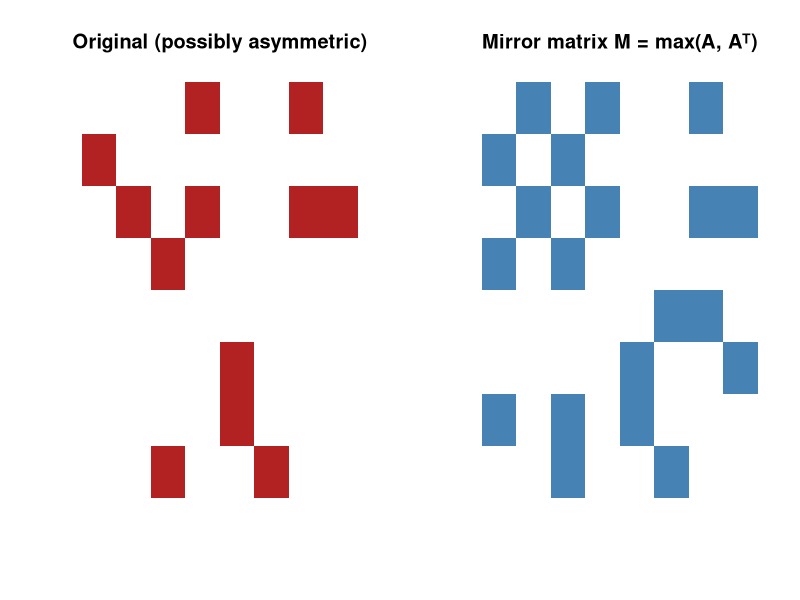
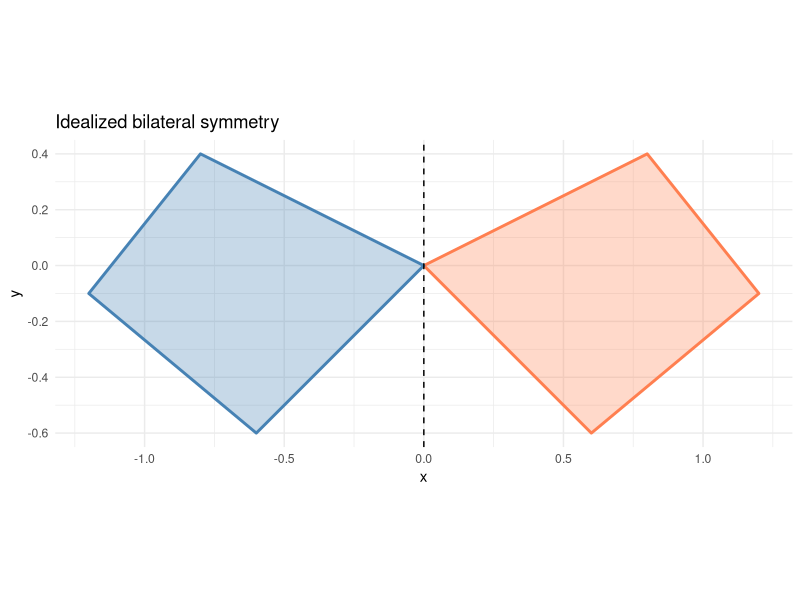
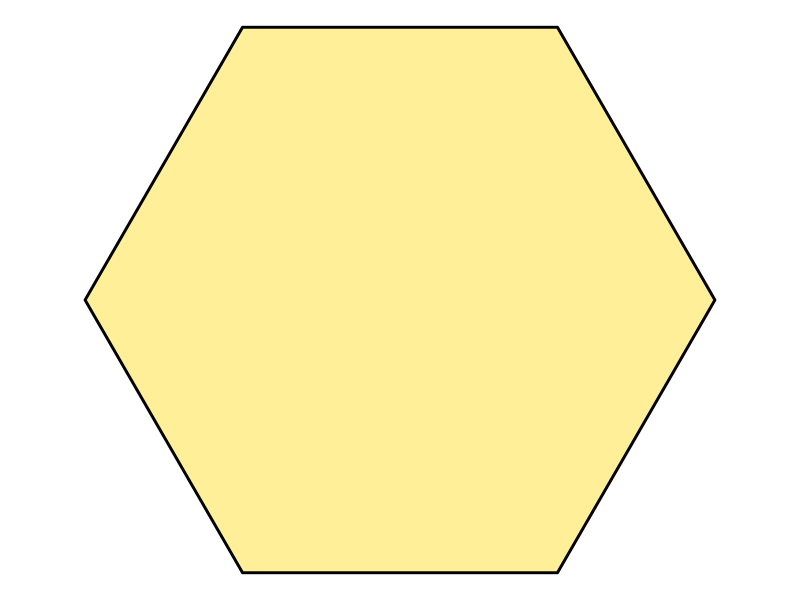

Source code (R) for these figures, in order:
## ---- chunk 1
#| label: setup
#| include: false
library(ggplot2)
library(igraph)
set.seed(1)
## ---- chunk 2
#| fig-height: 4.5
#| fig-width: 7
#| fig-cap: "An arbitrary directed graph symmetrized into a mirror matrix"

g_dir <- sample_gnm(8, 12, directed = TRUE)
A_dir <- as_adjacency_matrix(g_dir, sparse = FALSE)
# mirror: average with transpose (or logical OR)
M <- pmax(A_dir, t(A_dir))          # 1 if either direction exists

par(mfrow = c(1, 2))
image(t(A_dir[nrow(A_dir):1, ]), axes = FALSE, col = c("white", "firebrick"),
      main = "Original (possibly asymmetric)")
image(t(M[nrow(M):1, ]), axes = FALSE, col = c("white", "steelblue"),
      main = "Mirror matrix M = max(A, Aᵀ)")
## ---- chunk 3
#| fig-height: 4
#| fig-width: 6
#| fig-cap: "A motif and its perfect mirror"

motif <- data.frame(
  x = c(0, 0.8, 1.2, 0.6, 0),
  y = c(0, 0.4, -0.1, -0.6, 0)
)
mirror <- data.frame(x = -motif$x, y = motif$y)

ggplot() +
  geom_polygon(data = motif, aes(x, y), fill = "coral", alpha = 0.3,
               color = "coral", linewidth = 1) +
  geom_polygon(data = mirror, aes(x, y), fill = "steelblue", alpha = 0.3,
               color = "steelblue", linewidth = 1) +
  geom_vline(xintercept = 0, linetype = "dashed") +
  coord_fixed() + theme_minimal() +
  labs(title = "Idealized bilateral symmetry")
## ---- chunk 4
#| fig-height: 4.5
#| fig-width: 4.5
#| fig-cap: "Regular hexagon — the D6 mirror ideal"

n <- 6
ang <- seq(0, 2*pi, length.out = n + 1)
poly <- data.frame(x = cos(ang), y = sin(ang))
ggplot(poly, aes(x, y)) +
  geom_polygon(fill = "gold", alpha = 0.4, color = "black", linewidth = 1) +
  coord_fixed() + theme_void()
